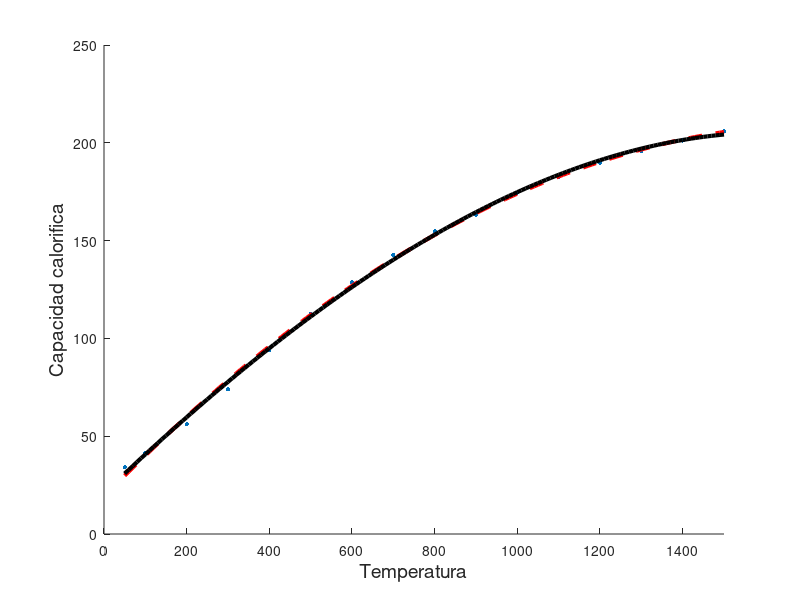

Recreate this plot in MATLAB.
% Catalizate en Octave - 2019 - FCAI-UNCuyo
% 
% Congreso Nacional de Estudiantes de Ingenieria Quimica (CONEIQ)
%
% Ejercicio 38
% 
% Regresion polinomica - Capacidad calorifica propano
%
% Buscamos encontrar los coeficientes de regresion, considerando polinomios
% de grado 2 y 3,. Ingresamos los datos experimentales en dos matrices (T y Cp).

T_exp  = [ 50 100 200 300 400 500 600 700 800 900 1000 1100 1200 1300 1400 1500 ];
Cp_exp = [ 34.06 41.3 56.07 73.93 94.01 112.59 128.7 142.67 154.77 163.35 174.6 182.67 189.74 195.85 201.21 205.89];

% Buscamos los coeficientes de ambos polinomios:

Cp2 = polyfit(T_exp,Cp_exp,2); % Coeficientes polinomio grado 2
Cp3 = polyfit(T_exp,Cp_exp,3); % Coeficientes polinomio grado 3

T = 50:10:1500;

% Obtenemos los polinomios correspondientes para graficar y comparar.

poli2 = polyval(Cp2,T);
poli3 = polyval(Cp3,T);

scatter(T_exp,Cp_exp,10,'filled')
xlim([0 1500])
xlabel ('Temperatura','fontsize',14)
ylabel ('Capacidad calorifica','fontsize',14)
hold on
plot(T,poli2,'r--','linewidth',3)
plot(T,poli3,'k-','linewidth',3)
hold off

% Interpretar los resultados obtenidos
